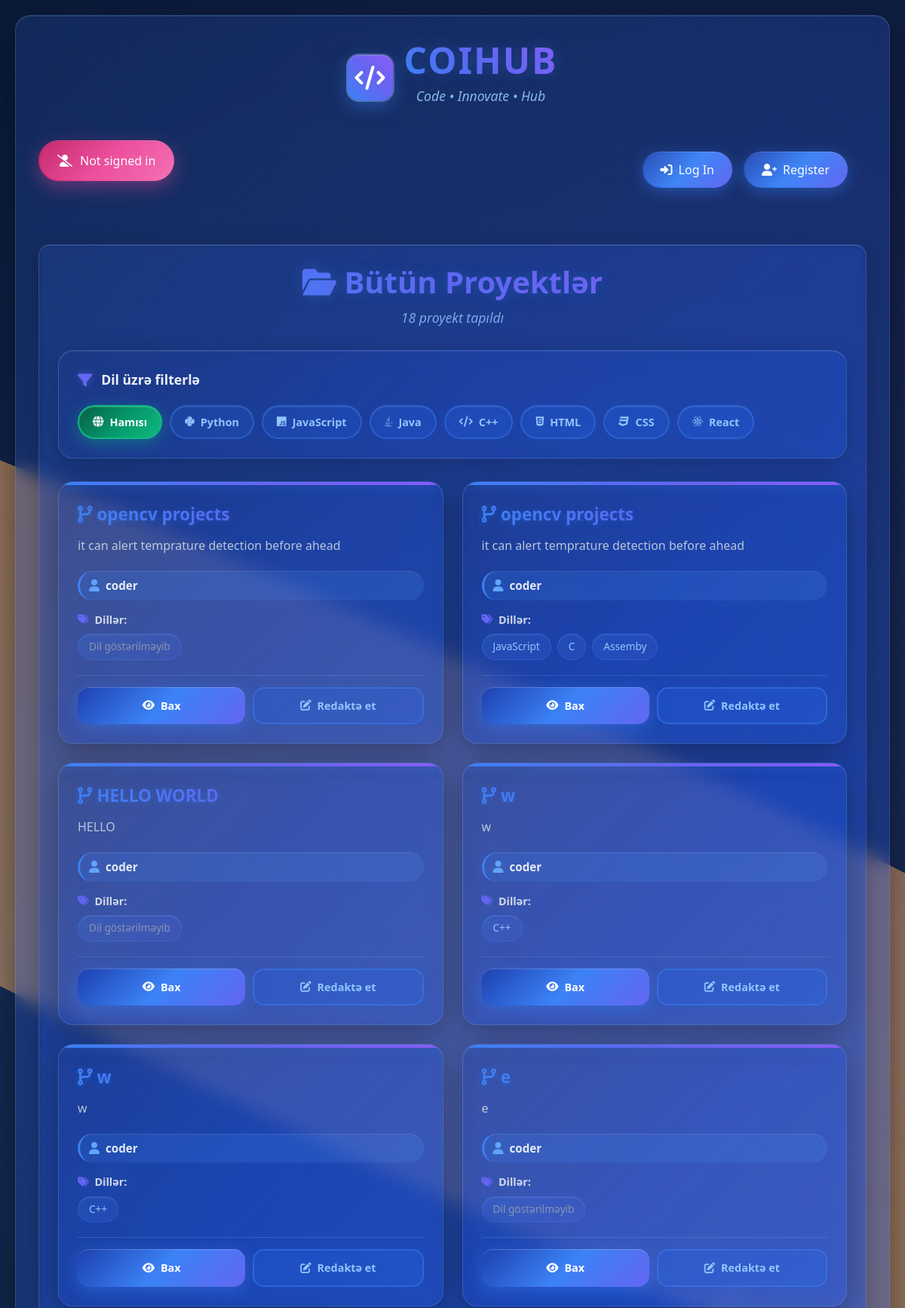
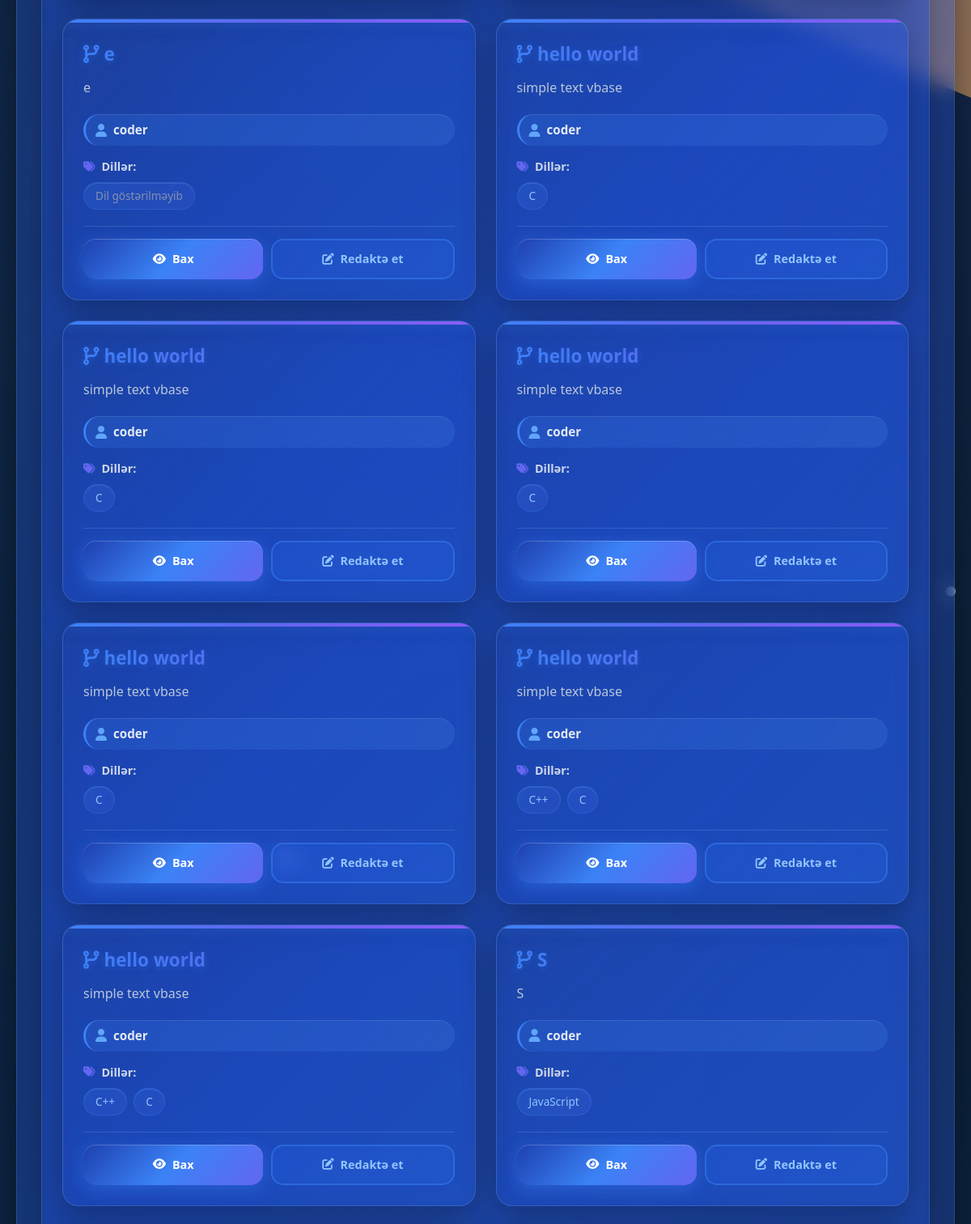
The page / (upper part) on the database its author committed (2 pictures, top to bottom).
### auctions/models.py (models this page shows, shortened)
class Project(models.Model):
    title = models.CharField(max_length=100)
    description = models.TextField()
    published_date = models.DateTimeField(auto_now_add=True)
    languages = models.ManyToManyField(Language, related_name="languages")
    author = models.ForeignKey(User, on_delete=models.CASCADE)
    code= models.TextField(blank=True, null=True)
    comments = models.ManyToManyField('Comment', related_name='comments')

class User(AbstractUser):
    pass

class  Language(models.Model):
    name = models.CharField(max_length=50)

### auctions/views.py (the view)
# urls.py: path("", views.index, name="index"),
def index(request):
    projects = Project.objects.all()
    return render(request, "auctions/index.html", {
        "projects": projects
    })

### auctions/templates/auctions/index.html (shortened to what this page needs)
{% extends "auctions/layout.html" %}
{% block body %}
<div class="projects-header">
    <h2><i class="fas fa-folder-open"></i> Bütün Proyektlər</h2>
    {% if projects %}
        <p class="projects-count">
            <span id="total-count">{{ projects|length }}</span> proyekt tapıldı
        </p>
    {% endif %}
</div>
{% if projects %}
<div class="filter-section">
    <div class="filter-header">
        <i class="fas fa-filter"></i>
        Dil üzrə filterlə
    </div>
    <div class="language-filters">
        <button class="filter-btn all-filter active" data-language="all">
            <i class="fas fa-globe"></i>
            Hamısı
        </button>
        <button class="filter-btn" data-language="Python">
            <i class="fab fa-python"></i>
            Python
        </button>
        <button class="filter-btn" data-language="JavaScript">
            <i class="fab fa-js"></i>
            JavaScript
        </button>
        <button class="filter-btn" data-language="Java">
            <i class="fab fa-java"></i>
            Java
        </button>
        <button class="filter-btn" data-language="C++">
            <i class="fas fa-code"></i>
            C++
        </button>
        <button class="filter-btn" data-language="HTML">
            <i class="fab fa-html5"></i>
            HTML
        </button>
        <button class="filter-btn" data-language="CSS">
            <i class="fab fa-css3"></i>
            CSS
        </button>
        <button class="filter-btn" data-language="React">
            <i class="fab fa-react"></i>
            React
        </button>
    </div>
</div>
{% endif %}
{% if projects %}
    <div class="projects-grid" id="projects-grid">
        {% for project in projects %}
            <div class="project-card"
                 data-languages="{% for language in project.languages.all %}{{ language.name }}{% if not forloop.last %},{% endif %}{% endfor %}">
                <h2 class="project-title">
                    <i class="fas fa-code-branch"></i>
                    {{ project.title }}
                </h2>
                <p class="project-desc">{{ project.description|truncatewords:20 }}</p>
                <div class="project-author">
                    <i class="fas fa-user"></i>
                    <span class="project-author-text">{{ project.author.username }}</span>
                </div>
                <div class="project-languages">
                    <div class="languages-label">
                        <i class="fas fa-tags"></i>
                        Dillər:
                    </div>
                    <div class="languages-tags">
                        {% for language in project.languages.all %}
                            <span class="language-tag">{{ language.name }}</span>
                        {% empty %}
                            <span class="language-tag" style="color: rgba(156, 163, 175, 0.8);">Dil göstərilməyib</span>
                        {% endfor %}
                    </div>
                </div>
                <div class="project-actions">
                    <a href="{% url 'view_project' project_id=project.id %}" class="action-btn btn-primary-custom">
                        <i class="fas fa-eye"></i> Bax
                    </a>
                    <a href="#" class="action-btn btn-outline-custom">
                        <i class="fas fa-edit"></i> Redaktə et
                    </a>
                </div>
            </div>
        {% endfor %}
    </div>
{% else %}
    <div class="no-projects">
        <i class="fas fa-folder-open"></i>
        <h3>Heç bir proyekt tapılmadı</h3>
        <p>İlk proyektinizi yaradın ki, burada görünsün!</p>
    </div>
{% endif %}
{% endblock %}

### auctions/templates/auctions/layout.html (style rules this page uses)
body { min-height: 100vh; font-family: 'Segoe UI', Tahoma, Geneva, Verdana, sans-serif; position: relative; overflow-x: hidden; }
body::before { content: ''; position: fixed; top: 0; left: 0; width: 100%; height: 100%; background: radial-gradient(circle at 20% 80%, rgba(59, 130, 246, 0.15) 0%, transparent 50%), radial-gradient(circle at 80% 20%, rgba(129, 140, 248, 0.12) 0%, transparent 50%), radial-gradient(circle at 40% 40%, rgba(96, 165, 250, 0.1) 0%, transparent 50%); animation: floating 20s ease-in-out infinite; pointer-events: none; z-index: -2; }
body::after { content: ''; position: fixed; top: 0; left: 0; width: 100%; height: 100%; background: radial-gradient(circle at 60% 70%, rgba(147, 197, 253, 0.08) 0%, transparent 50%), radial-gradient(circle at 90% 10%, rgba(79, 70, 229, 0.12) 0%, transparent 50%), radial-gradient(circle at 10% 30%, rgba(59, 130, 246, 0.1) 0%, transparent 50%); animation: floating 25s ease-in-out infinite reverse; pointer-events: none; z-index: -1; }

### rows shown on the page
Project: title "opencv projects", description "it can alert temprature detection before ahead", author.username "coder"
Project: title "opencv projects", description "it can alert temprature detection before ahead", author.username "coder"
Language: name "JavaScript"
Language: name "C"
Language: name "Assemby"
Project: title "HELLO WORLD", description "HELLO", author.username "coder"
Project: title "w", description "w", author.username "coder"
Language: name "C++"
Project: title "w", description "w", author.username "coder"
Project: title "e", description "e", author.username "coder"
Project: title "e", description "e", author.username "coder"
Project: title "hello world", description "simple text vbase", author.username "coder"
Project: title "hello world", description "simple text vbase", author.username "coder"
Project: title "hello world", description "simple text vbase", author.username "coder"
Project: title "hello world", description "simple text vbase", author.username "coder"
Project: title "hello world", description "simple text vbase", author.username "coder"
Project: title "hello world", description "simple text vbase", author.username "coder"
Project: title "S", description "S", author.username "coder"

### other values the page prints
{{ projects|length }} "18"
